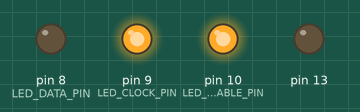
Simulated run of this sketch. Board: Arduino Uno, built with avr-gcc and run on an emulated ATmega328P. Parts: output pins drawn as LEDs (lit = HIGH).

Above: at 0.2 s.
At 3.75 s:
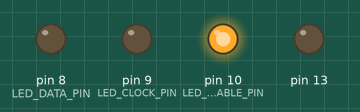
At 7.4 s:
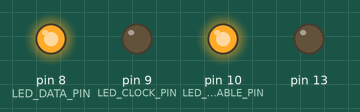
Timing chart, 0 to 9.6 s (numbered marks = the images above):
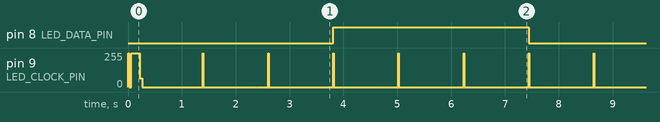

Measured:
- by itself, pin 8 (LED_DATA_PIN): alternates HIGH for 3.6 s and LOW for 3.6 s

The sketch:

32c3.ino
```cpp
//////////////////  PINS  /////////////////////////////

#define LED_DATA_PIN                8
#define LED_CLOCK_PIN               9
#define LED_ENABLE_PIN             10

/////////////////// LEDs //////////////////////////
#define NUM_LED_LINES              18

/////////////////// global vars //////////////////
uint8_t     ledCounter = 0;

#define SPEED                      1200
#define LINES                      3
#define SPACES                     3

void setup() {
  pinMode(13, OUTPUT);
  pinMode(LED_DATA_PIN,   OUTPUT);
  pinMode(LED_CLOCK_PIN,  OUTPUT);
  pinMode(LED_ENABLE_PIN, OUTPUT);

  ledAll(false);
  digitalWrite(LED_ENABLE_PIN, true);
}

void loop() {
   for (int i=0; i < SPACES; i++){
      ledTick(false);
      delay(SPEED);
   }
   for (int i=0; i < LINES; i++){
      ledTick(true);
      delay(SPEED);
   }
}

void ledLines() {
  digitalWrite(LED_DATA_PIN, HIGH);
  digitalWrite(LED_CLOCK_PIN, true);
  delay(10);  //TODO check if neccessary
  digitalWrite(LED_CLOCK_PIN, false);
}

void ledTick(bool onoff){
  digitalWrite(LED_DATA_PIN, onoff);
  digitalWrite(LED_CLOCK_PIN, true);
  delay(10);  //TODO check if neccessary
  digitalWrite(LED_CLOCK_PIN, false);
}

void ledAll(bool status){
 for (uint8_t i = 0; i < NUM_LED_LINES; i++){
   ledTick(status);
 }
}

void ledNext(){
  if(ledCounter++ > NUM_LED_LINES){
    ledTick(false);
    ledCounter = 0;
  }else{
    ledTick(true);
  }
}
```
